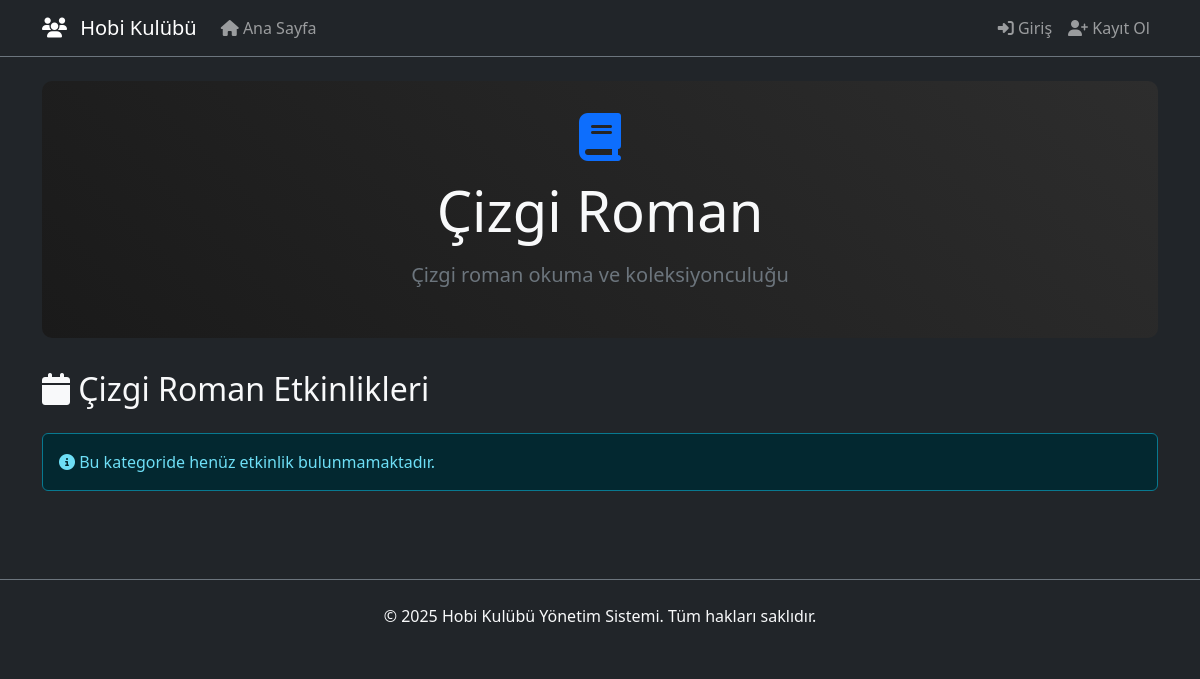
Page /kategori.php?id=1 on the committed database.
### tables this page shows
CREATE TABLE IF NOT EXISTS hobi_kategorileri (
    id INT AUTO_INCREMENT PRIMARY KEY,
    ad VARCHAR(50) NOT NULL UNIQUE,
    aciklama TEXT,
    ikon VARCHAR(50) NOT NULL,
    created_at TIMESTAMP DEFAULT CURRENT_TIMESTAMP
);

### config/database.php (called while the page is built, shortened)
<?php
class Database {
    private static $instance = null;
    private $conn;
    private $host = 'localhost';
    private $db_name = 'dbstorage23360859455';
    private $username = 'dbusr23360859455';
    private $password = 'Y9bPjtQ9GjkY';
    public function __construct() {
        try {
            $this->conn = new PDO(
                "mysql:host=" . $this->host . ";dbname=" . $this->db_name . ";charset=utf8mb4",
                $this->username,
                $this->password,
                [
                    PDO::ATTR_ERRMODE => PDO::ERRMODE_EXCEPTION,
                    PDO::ATTR_DEFAULT_FETCH_MODE => PDO::FETCH_ASSOC,
                    PDO::ATTR_EMULATE_PREPARES => false
                ]
            );
        } catch(PDOException $e) {
            die("Veritabanı bağlantı hatası: " . $e->getMessage());
        }
    }
    public static function getInstance() {
        if (self::$instance === null) {
            self::$instance = new self();
        }
        return self::$instance;
    }
    public function getConnection() {
        return $this->conn;
    }
}
?>

### models/Kategori.php (called while the page is built, shortened)
<?php
require_once __DIR__ . '/../config/database.php';
class Kategori {
    private $db;
    public function __construct() {
        $this->db = Database::getInstance()->getConnection();
    }
    public function kategoriGetir($id) {
        $query = "SELECT k.*,
                        (SELECT COUNT(*) FROM etkinlikler WHERE kategori_id = k.id) as etkinlik_sayisi
                 FROM hobi_kategorileri k
                 WHERE k.id = ?";
        $stmt = $this->db->prepare($query);
        $stmt->execute([$id]);
        return $stmt->fetch();
    }
}

### kategori.php (the view, shortened to what this page needs)
<?php
require_once 'config/database.php';
require_once 'models/Kategori.php';
$kategori = new Kategori();
$etkinlik = new Etkinlik();
$kategori_bilgi = $kategori->kategoriGetir($_GET['id']);
$etkinlikler = $etkinlik->kategoriEtkinlikleriGetir($_GET['id']);
?>
<!DOCTYPE html>
<html lang="tr" data-bs-theme="dark">
<head>
    <link href="https://cdn.jsdelivr.net/npm/bootstrap@5.3.2/dist/css/bootstrap.min.css" rel="stylesheet">
    <link href="https://cdnjs.cloudflare.com/ajax/libs/font-awesome/6.5.1/css/all.min.css" rel="stylesheet">
</head>
<body class="bg-dark text-light">
    <nav class="navbar navbar-expand-lg navbar-dark bg-dark border-bottom border-secondary">
        <div class="container">
            <a class="navbar-brand" href="index.php">
                <i class="fas fa-users"></i> Hobi Kulübü
            </a>
            <div class="collapse navbar-collapse" id="navbarNav">
                <ul class="navbar-nav me-auto">
                    <li class="nav-item">
                        <a class="nav-link" href="index.php">
                            <i class="fas fa-home"></i> Ana Sayfa
                        </a>
                    </li>
                </ul>
                <ul class="navbar-nav">
                    <?php if (isset($_SESSION['kullanici_id'])): ?>
                        <li class="nav-item">
                            <a class="nav-link" href="profil.php">
                                <i class="fas fa-user"></i> <?php echo htmlspecialchars($_SESSION['kullanici_adi']); ?>
                            </a>
                        </li>
                        <li class="nav-item">
                            <a class="nav-link" href="logout.php">
                                <i class="fas fa-sign-out-alt"></i> Çıkış
                            </a>
                        </li>
                    <?php else: ?>
                        <li class="nav-item">
                            <a class="nav-link" href="login.php">
                                <i class="fas fa-sign-in-alt"></i> Giriş
                            </a>
                        </li>
                        <li class="nav-item">
                            <a class="nav-link" href="register.php">
                                <i class="fas fa-user-plus"></i> Kayıt Ol
                            </a>
                        </li>
                    <?php endif; ?>
                </ul>
            </div>
        </div>
    </nav>
    <div class="container py-4">
        <div class="category-header text-center">
            <i class="fas <?php echo htmlspecialchars($kategori_bilgi['ikon']); ?> category-icon text-primary"></i>
            <h1 class="display-4 mb-3"><?php echo htmlspecialchars($kategori_bilgi['ad']); ?></h1>
            <p class="lead text-secondary"><?php echo htmlspecialchars($kategori_bilgi['aciklama']); ?></p>
        </div>
        <h2 class="mb-4">
            <i class="fas fa-calendar"></i> <?php echo htmlspecialchars($kategori_bilgi['ad']); ?> Etkinlikleri
        </h2>
        <?php if (empty($etkinlikler)): ?>
            <div class="alert alert-info">
                <i class="fas fa-info-circle"></i> Bu kategoride henüz etkinlik bulunmamaktadır.
            </div>
        <?php endif; ?>
    </div>
    <footer class="bg-dark text-light border-top border-secondary py-4 mt-5">
        <div class="container text-center">
            <p class="mb-0">&copy; <?php echo date('Y'); ?> Hobi Kulübü Yönetim Sistemi. Tüm hakları saklıdır.</p>
        </div>
    </footer>
</body>
</html>

### kategori.php (style rules this page uses)
.navbar-brand i { margin-right: 8px; }
.category-header { background: linear-gradient(45deg, #1a1a1a, #2d2d2d); border-radius: 10px; padding: 2rem; margin-bottom: 2rem; }
.category-icon { font-size: 3rem; margin-bottom: 1rem; }

### rows in the picture
hobi_kategorileri: ad "Çizgi Roman", aciklama "Çizgi roman okuma ve koleksiyonculuğu"
